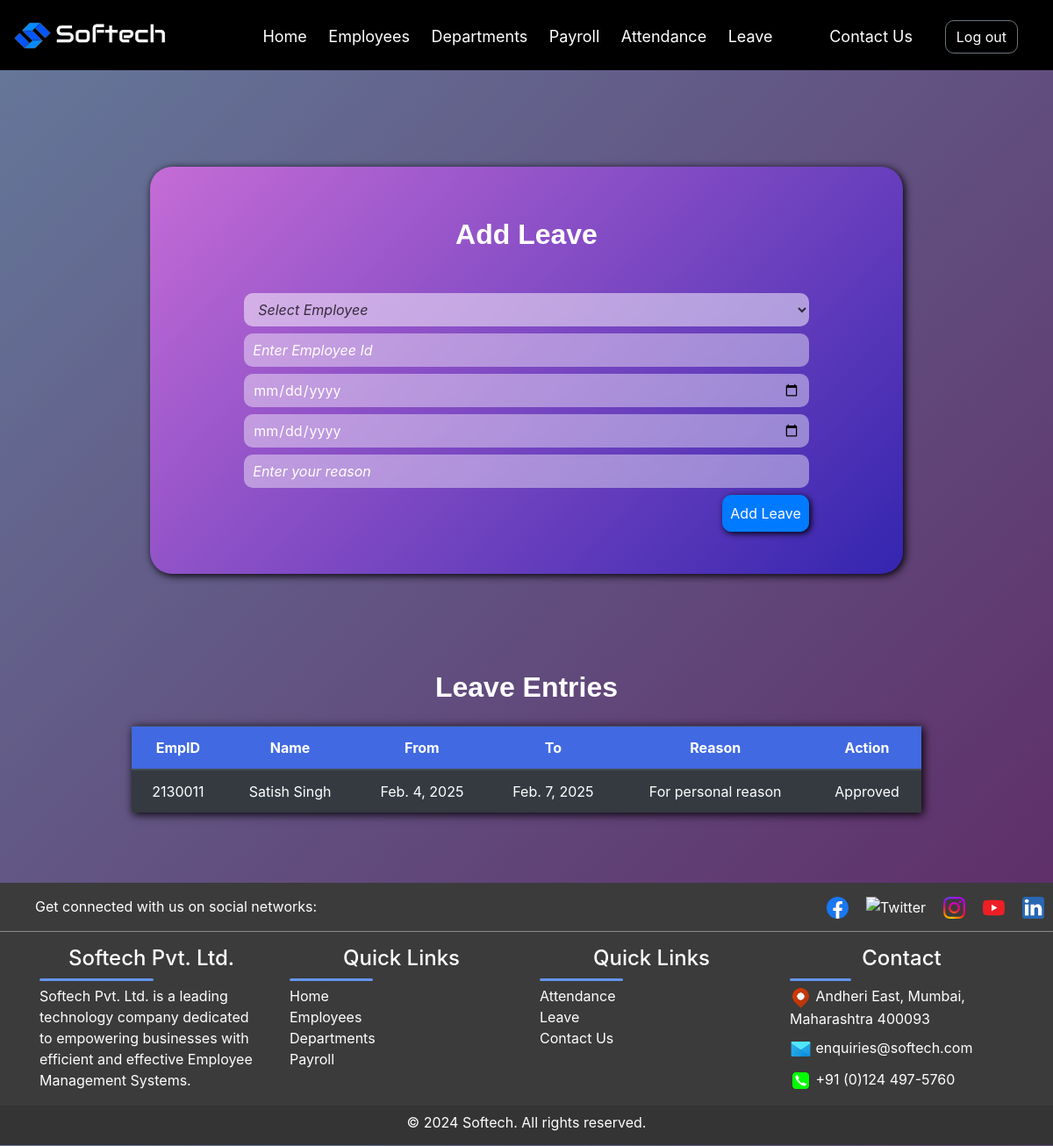
/leave, run on an earlier commit of the app's database.
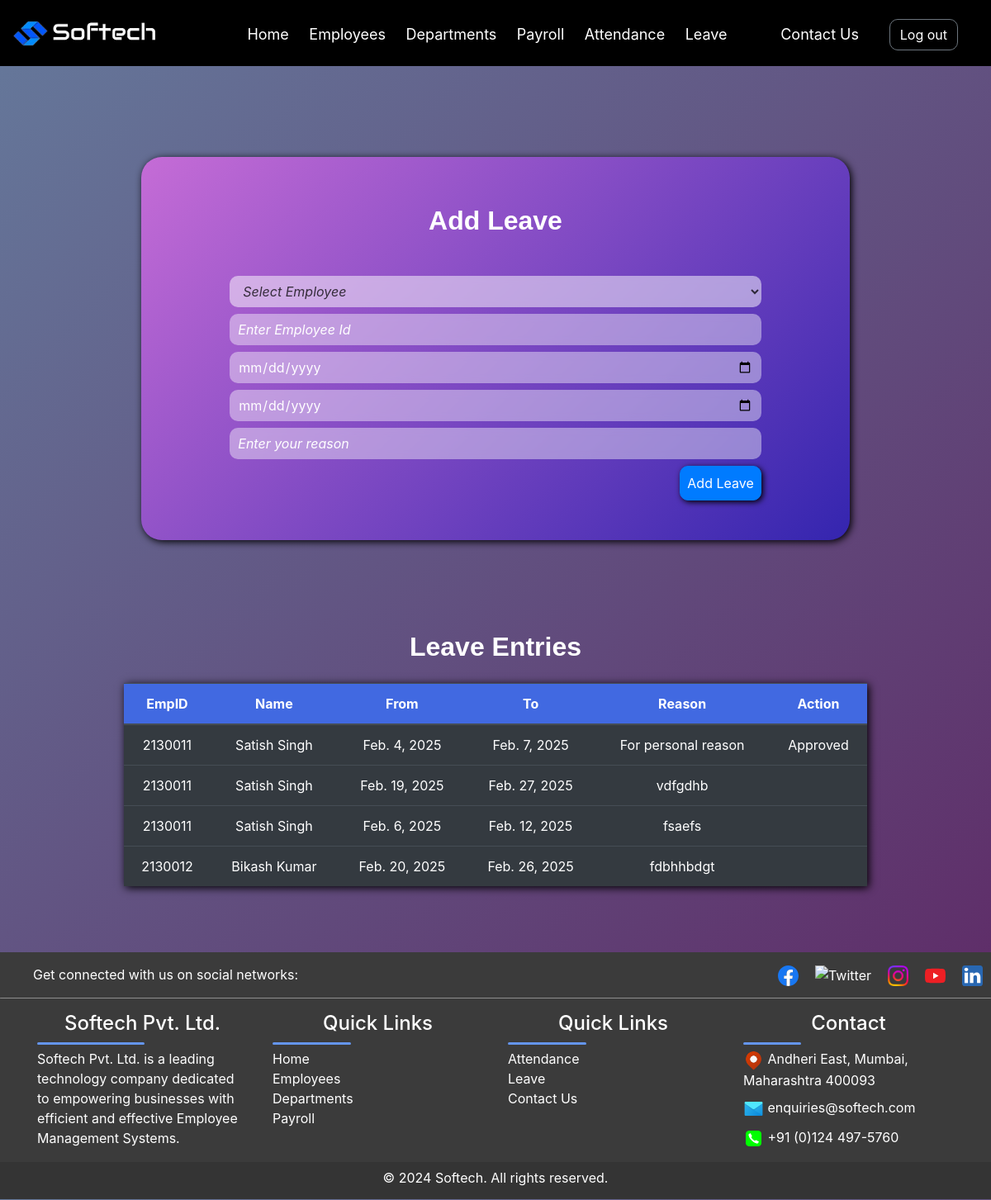
And on a later commit of the database.
### app/models.py (models this page shows, shortened)
class Employees(models.Model):
      emp_id = models.CharField(max_length=10, primary_key=True)
      emp_name = models.CharField(max_length=100)
      mobile_number = models.CharField(max_length=15)
      email = models.EmailField()
      address = models.TextField()
      department_name = models.ForeignKey(Departments, on_delete=models.CASCADE)
      role = models.CharField(max_length=100)
      def __str__(self):
        return str(self.emp_name)

class Leave(models.Model):
      emp_name = models.ForeignKey(Employees, on_delete=models.CASCADE)
      emp_id = models.CharField(max_length=100)
      from_date = models.DateField()
      to_date = models.DateField()
      reason = models.TextField()
      action = models.TextField(blank=True)

### app/views.py (the view, shortened to what this page needs)
# urls.py: path('leave', views.leave_page, name="leave"),
def leave_page(request):
    leaves=Leave.objects.all()
    form=LeaveForm()
    context={'leave':leaves,'form':form}
    return render(request, 'app/leave.html', context)

### app/templates/app/leave.html (shortened to what this page needs)
{% extends "base_template/base.html" %}
{% load static %}
{% block content %}
         <form method="POST" class="bg-body py-5 justify-content-center" id="formbackground">
            <h2 class="fs-3 fw-bold text-decoration-underline mb-5">Add Leave</h2>
           {{form.emp_name}}
            {{form.emp_id}}
            {{form.from_date}}
            {{form.to_date}}
            {{form.reason}}
            <div class="d-flex justify-content-end w-75 mx-auto">
               <button class="btn btn-primary p-2"  id="addBtn" type="submit">Add Leave</button>
           </div>
         </form>
        <div class="w-auto mx-auto">
            <h2 class="fs-3 fw-bold text-decoration-underline mb-2 mt-5">Leave Entries</h2>
            <table class="table table-dark table-hover mt-4 mb-5 text-center w-75">
               <thead class="fw-bold">
                <th>EmpID</th>
                <th>Name</th>
                <th>From</th>
                <th>To</th>
                <th>Reason</th>
                <th colspan="2">Action</th>
            </thead>
            <tbody id="LeaveTable">
               {% for l in leave %}
               <tr>
                  <td>{{l.emp_id}}</td>
                  <td>{{l.emp_name}}</td>
                  <td>{{l.from_date}}</td>
                  <td>{{l.to_date}}</td>
                  <td>{{l.reason}}</td>
                  <td>{{l.action}}</td>
               </tr>
               {% endfor %}
            </tbody>
         </table>
      </div>
   {% endblock content %}

### app/templates/base_template/base.html (shortened to what this page needs)
{% load static %}
<!DOCTYPE html>
<html>
   <head>
      <link rel="stylesheet" href="{% static 'app/CSS_Files/index.css' %}">
      <link rel="stylesheet" href="{% static 'app/CSS_Files/style.css' %}">
      <link rel="stylesheet" href="{% static 'app/CSS_Files/signup.css' %}">
      <link rel="stylesheet" href="{% static 'app/CSS_Files/login.css' %}">
      <link rel="stylesheet" href="https://maxcdn.bootstrapcdn.com/bootstrap/4.5.2/css/bootstrap.min.css">
      <link href="https://cdnjs.cloudflare.com/ajax/libs/font-awesome/5.15.4/css/all.min.css" rel="stylesheet">
    </head>
    <body class="container-fluid" style="background:linear-gradient(135deg, #65799b 0%,#5e2563 100%);">
            <div class="navigationbar">
                <div>
                    <img src="{% static 'images/SoftechLogo-removebg-preview.png' %}">
                    <div>
                        <nav class="navbar justify-content-center">
                            <ul>
                                <li><a href="{% url "index" %}">Home</a></li>
                                <li><a href="{% url "employee" %}">Employees</a></li>
                                <li><a href="{% url "department" %}">Departments</a></li>
                                <li><a href="{% url "payroll" %}">Payroll</a></li>
                                <li><a href="{% url "attendance" %}">Attendance</a></li>
                                <li><a href="{% url "leave" %}">Leave</a></li>
                                <li style="float: right; position: absolute; right: 150px;"><a href="{% url "contactus" %}">Contact Us</a></li>
                                <li><a href="index.html"><button id="logout" class="btn btn-outline-secondary">Log out</button></a></li>
                            </ul>
                        </nav>
                    </div>
                </div>
            </div>
            {% block content %}{% endblock content %}
            <footer class="mainfooter" role="contentinfo">
                <div>
                    <ul style="display: inline; list-style-type: none;">
                        <li class="icon">Get connected with us on social networks:</li>
                        <li class="icon" style="float: inline-end; margin: auto 10px;"><a href="#" class="icoLinkedin" title="Linkedin"> <!DOCTYPE svg  PUBLIC '-//W3C//DTD SVG 1.1//EN'  'http://www.w3.org/Graphics/SVG/1.1/DTD/svg11.dtd'> </a></li>
                        <li class="icon" style="float: inline-end; margin: auto 10px;"><a href="#" class="icoYoutube" title="Youtube"><!DOCTYPE svg  PUBLIC '-//W3C//DTD SVG 1.1//EN'  'http://www.w3.org/Graphics/SVG/1.1/DTD/svg11.dtd'></li>
                        <li class="icon" style="float: inline-end; margin: auto 10px;"><a href="#" class="icoInstagram" title="Instagram"><img src="{% static 'images/insta.png' %}" alt="Instagram" height="25"></a></li>
                        <li class="icon" style="float: inline-end; margin: auto 10px;"><a href="#" class="icoTwitter" title="Twitter"><img src="https://uxwing.com/wp-content/themes/uxwing/download/brands-and-social-media/x-social-media-white-icon.png" alt="Twitter" height="25"></a></li>
                        <li class="icon" style="float: inline-end; margin: auto 10px;"><a href="#" class="icoFacebook" title="Facebook"><!DOCTYPE svg  PUBLIC '-//W3C//DTD SVG 1.1//EN'  'http://www.w3.org/Graphics/SVG/1.1/DTD/svg11.dtd'></a></li>
                    </ul>
                    <hr>
                </div>
                <div class="footer-middle">
                <div class="container">
                  <div class="row">
                    <div class="col-md-3 col-sm-6">
                      <div class="footer-pad">
                        <h4>Softech Pvt. Ltd.</h4>
                        <div class="underline1"></div>
                        <ul class="list-unstyled">
                          <li>Softech Pvt. Ltd. is a leading technology company dedicated to empowering businesses with efficient and effective Employee Management Systems.</li>
                        </ul>
                      </div>
                    </div>
                    <div class="col-md-3 col-sm-6">
                      <div class="footer-pad">
                        <h4>Quick Links</h4>
                        <div class="underline2"></div>
                        <ul class="list-unstyled">
                            <li><a href="{% url "index" %}">Home</a></li>
                            <li><a href="{% url "employee" %}">Employees</a></li>
                            <li><a href="departments.html">Departments</a></li>
                            <li><a href="payroll.html">Payroll</a></li>
                        </ul>
                      </div>
                    </div>
                    <div class="col-md-3 col-sm-6">
                      <div class="footer-pad">
                        <h4>Quick Links</h4>
                        <div class="underline2"></div>
                        <ul class="list-unstyled">
                            <li><a href="attendance.html">Attendance</a></li>
                            <li><a href="leave.html">Leave</a></li>
                            <li><a href="">Contact Us</a></li>
                        </ul>
                      </div>
                    </div>
                      <div class="col-md-3">
                          <h4>Contact</h4>
                          <div class="underline3"></div>
                          <ul class="social-network social-circle list-unstyled">
                           <li class="icon"><img style="height: 25px;" src="{% static 'images/locationicon.png' %}" alt="Location"></li>
                           <li class="icon">Andheri East, Mumbai, Maharashtra 400093</li><br>
                           <li class="icon"><img style="height: 25px; margin: 10px 0 !important;" src="{% static 'images/mailicon.png' %}" alt="Mail"></li>
                           <li class="icon">enquiries@softech.com</li><br>
                           <li class="icon"><img style="height: 25px;" src="{% static 'images/callicon.png' %}" alt="Call"></li>
                           <li class="icon">+91 (0)124 497-5760</li>
                          </ul>
                  </div>
                  </div>
                </div>
                  <div class="row footer-bottom text-center" style="width: 100%; margin: 0; padding: 7px 0; height: 45px; background-color: #343434;">
                  <div class="col-md-12 copy">
                  <p class="text-center" style="margin-bottom: 15px !important;"> © 2024 Softech. All rights reserved.</p>
                  </div>
                  </div>
                </div>
              </footer>
     </body>
  </html>

### app/static/app/CSS_files/index.css (style rules this page uses)
body { background-image: url("https://images.pexels.com/photos/7078666/pexels-photo-7078666.jpeg?auto=compress&cs=tinysrgb&w=1260&h=750&dpr=1"); background-size: cover; }
button { margin: 20px 0; border-radius: 10px !important; }
p { text-align: center; color: white; }
::placeholder { color: white !important; }
h4 { font-weight: bold; text-align: center; margin-bottom: 20px; }
hr { border: none; height: 1px; background-color: rgba(255, 255, 255, 0.5); backdrop-filter: blur(5px); color: white; border-radius: 10px; }

### app/static/app/CSS_files/style.css (style rules this page uses)
body { background: linear-gradient(135deg, #647095 0%, #5e2563 100%); color: white !important; margin: 0 !important; padding: 0 !important; overflow-x: hidden; }
.bg-body { background-color: rebeccapurple !important; }
h2 { font-family: Helvetica; text-align: center; }
a { color: white; }
table thead { color: white; font-weight: bold; background-color: royalblue; margin: auto; padding: auto; }
table { margin: auto !important; box-shadow: 2px 2px 10px black; }
input, textarea { background-color: rgba(255, 255, 255, 0.416) !important; background-blend-mode: overlay !important; backdrop-filter: blur(5px) !important; color: white !important; border: none !important; border-radius: 10px !important; padding: 10px !important; transition: background-color 0.3s ease-in-out !important; }
::placeholder { color: rgba(0, 0, 0, 0.744) !important; font-style: italic; }
h2 { margin: 10px 0px !important; font-weight: bold !important; text-align: center !important; }
select { font-style: italic; background-color: rgba(255, 255, 255, 0.5) !important; backdrop-filter: blur(5px) !important; color: rgba(0, 0, 0, 0.744) !important; border: none !important; border-radius: 10px !important; transition: background-color 0.3s ease-in-out !important; }
button { margin: 20px 0; border-radius: 10px !important; transition: background-color 0.3s ease-in-out !important; box-shadow: 2px 2px 7px black; }
table tr td { color: white; }
hr { color: white; }
@media screen and (min-width: 768px) { .table { width: 100% !important; } }
.navigationbar { position: relative; height: 80px; width: 100%; background-color: black; z-index: 0; background-size: cover; }
.navigationbar div img { position: absolute; width: 175px; margin-top: 25px; margin-left: 15px; z-index: 1; }
nav { position: absolute; z-index: 2; color: white; }
nav ul { list-style-type: none; padding: 0; margin-top: 20px; }
nav ul li { font-size: 18px; display: inline; text-align: center; padding: 0 10px; }
nav ul li a { color: white; text-decoration: none; }
#logout { float: right; position: absolute; right: 40px; top: 23px; color: white !important; }
#formbackground { background: linear-gradient(135deg, #c56cd6 0%, #3425af 100%); border-radius: 25px; margin: 110px 171px; transition: transform 0.3s ease; box-shadow: 2px 2px 10px black; }
footer { background-color: #3b3b3b; color: white; margin-top: 80px; padding-top: 15px; }
.icon { display: inline; }
ul li a { color: white; }
hr { border: none; height: 1px; background-color: rgba(255, 255, 255, 0.5); backdrop-filter: blur(5px); color: white; border-radius: 10px; }
.underline1 { border: none; height: 3px; width: 130px; background-color: cornflowerblue; backdrop-filter: blur(5px); color: white; border-radius: 10px; margin-bottom: 5px; }
.underline2 { border: none; height: 3px; width: 95px; background-color: cornflowerblue; backdrop-filter: blur(5px); color: white; border-radius: 10px; margin-bottom: 5px; }
.underline3 { border: none; height: 3px; width: 70px; background-color: cornflowerblue; backdrop-filter: blur(5px); color: white; border-radius: 10px; margin-bottom: 5px; }

### app/static/app/CSS_files/signup.css (style rules this page uses)
body { background-image: url("https://images.pexels.com/photos/7078666/pexels-photo-7078666.jpeg?auto=compress&cs=tinysrgb&w=1260&h=750&dpr=1"); background-size: cover; }
button { margin: 20px 0; border-radius: 10px !important; }
p { text-align: center; color: white; }
::placeholder { color: white !important; }
h4 { font-weight: bold; text-align: center; margin-bottom: 20px; }
hr { border: none; height: 1px; background-color: rgba(255, 255, 255, 0.5); backdrop-filter: blur(5px); color: white; border-radius: 10px; }

What changed in the data, as far as the page shows it:
added Leave: emp_id "2130011", emp_name "Satish Singh", from_date "Feb. 19, 2025", to_date "Feb. 27, 2025", reason "vdfgdhb"
added Leave: emp_id "2130011", emp_name "Satish Singh", from_date "Feb. 6, 2025", to_date "Feb. 12, 2025", reason "fsaefs"
added Leave: emp_id "2130012", emp_name "Bikash Kumar", from_date "Feb. 20, 2025", to_date "Feb. 26, 2025", reason "fdbhhbdgt"
